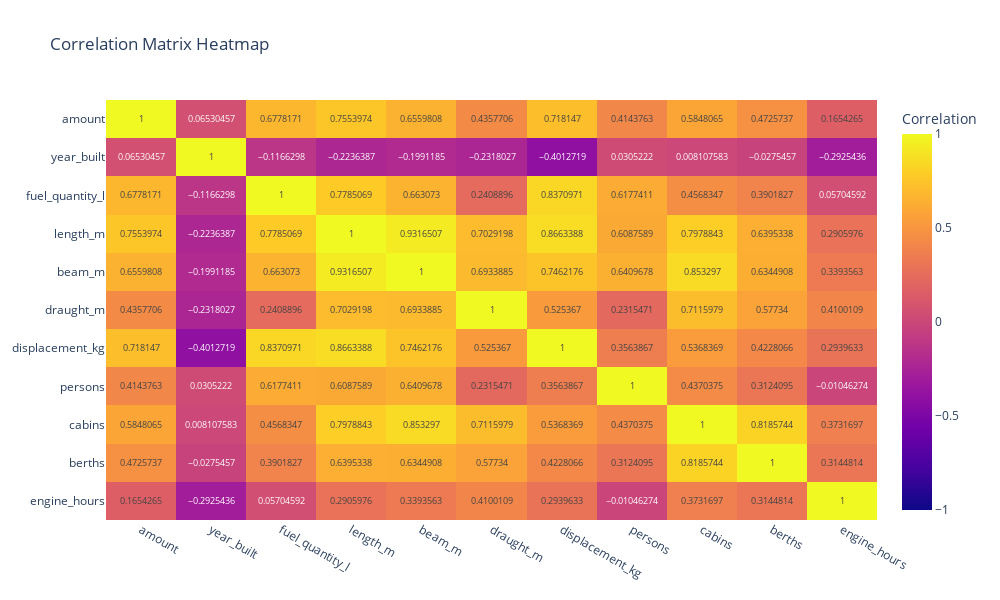

The notebook cell this image was saved under:
### Code cell
import pandas as pd
import numpy as np
import plotly.express as px

df_boats = pd.read_csv('/home/zolcs/JupiterNotebooks/machine_learning/Statistics/boat24_five_page_ships_cleaned.csv')  

# keeping only numerical variables  
numerical_columns = df_boats.select_dtypes(include=[np.number]).columns  

# the correlation matrix 
corr_matrix = df_boats[numerical_columns].corr()  
corr_matrix

fig = px.imshow(corr_matrix, text_auto=True, aspect="auto",
                labels=dict(color='Correlation'),
                x=corr_matrix.columns,
                y=corr_matrix.columns,
                width = 1000, height = 600,
                title="Correlation Matrix Heatmap")

# Setting the extreme values for [-1;1]
fig.update_coloraxes(cmin=-1, cmax=1)

fig.show()

### Figure 1 — Plotly figure (JSON) as saved in the notebook; plotly's stock layout.template omitted (floating-point values rounded to 4 significant figures)
{"data": [{"coloraxis": "coloraxis", "hovertemplate": "x: %{x}<br>y: %{y}<br>Correlation: %{z}<extra></extra>", "name": "0", "texttemplate": "%{z}", "type": "heatmap", "x": ["amount", "year_built", "fuel_quantity_l", "length_m", "beam_m", "draught_m", "displacement_kg", "persons", "cabins", "berths", "engine_hours"], "xaxis": "x", "y": ["amount", "year_built", "fuel_quantity_l", "length_m", "beam_m", "draught_m", "displacement_kg", "persons", "cabins", "berths", "engine_hours"], "yaxis": "y", "z": [[1.0, 0.0653, 0.6778, 0.7554, 0.656, 0.4358, 0.7181, 0.4144, 0.5848, 0.4726, 0.1654], [0.0653, 1.0, -0.1166, -0.2236, -0.1991, -0.2318, -0.4013, 0.03052, 0.008108, -0.02755, -0.2925], [0.6778, -0.1166, 1.0, 0.7785, 0.6631, 0.2409, 0.8371, 0.6177, 0.4568, 0.3902, 0.05705], [0.7554, -0.2236, 0.7785, 1.0, 0.9317, 0.7029, 0.8663, 0.6088, 0.7979, 0.6395, 0.2906], [0.656, -0.1991, 0.6631, 0.9317, 1.0, 0.6934, 0.7462, 0.641, 0.8533, 0.6345, 0.3394], [0.4358, -0.2318, 0.2409, 0.7029, 0.6934, 1.0, 0.5254, 0.2315, 0.7116, 0.5773, 0.41], [0.7181, -0.4013, 0.8371, 0.8663, 0.7462, 0.5254, 1.0, 0.3564, 0.5368, 0.4228, 0.294], [0.4144, 0.03052, 0.6177, 0.6088, 0.641, 0.2315, 0.3564, 1.0, 0.437, 0.3124, -0.01046], [0.5848, 0.008108, 0.4568, 0.7979, 0.8533, 0.7116, 0.5368, 0.437, 1.0, 0.8186, 0.3732], [0.4726, -0.02755, 0.3902, 0.6395, 0.6345, 0.5773, 0.4228, 0.3124, 0.8186, 1.0, 0.3145], [0.1654, -0.2925, 0.05705, 0.2906, 0.3394, 0.41, 0.294, -0.01046, 0.3732, 0.3145, 1.0]]}], "layout": {"coloraxis": {"cmax": 1, "cmin": -1, "colorbar": {"title": {"text": "Correlation"}}, "colorscale": [[0, "#0d0887"], [0.1111, "#46039f"], [0.2222, "#7201a8"], [0.3333, "#9c179e"], [0.4444, "#bd3786"], [0.5556, "#d8576b"], [0.6667, "#ed7953"], [0.7778, "#fb9f3a"], [0.8889, "#fdca26"], [1, "#f0f921"]]}, "height": 600, "title": {"text": "Correlation Matrix Heatmap"}, "width": 1000, "xaxis": {"anchor": "y", "domain": [0, 1]}, "yaxis": {"anchor": "x", "autorange": "reversed", "domain": [0, 1]}}}
